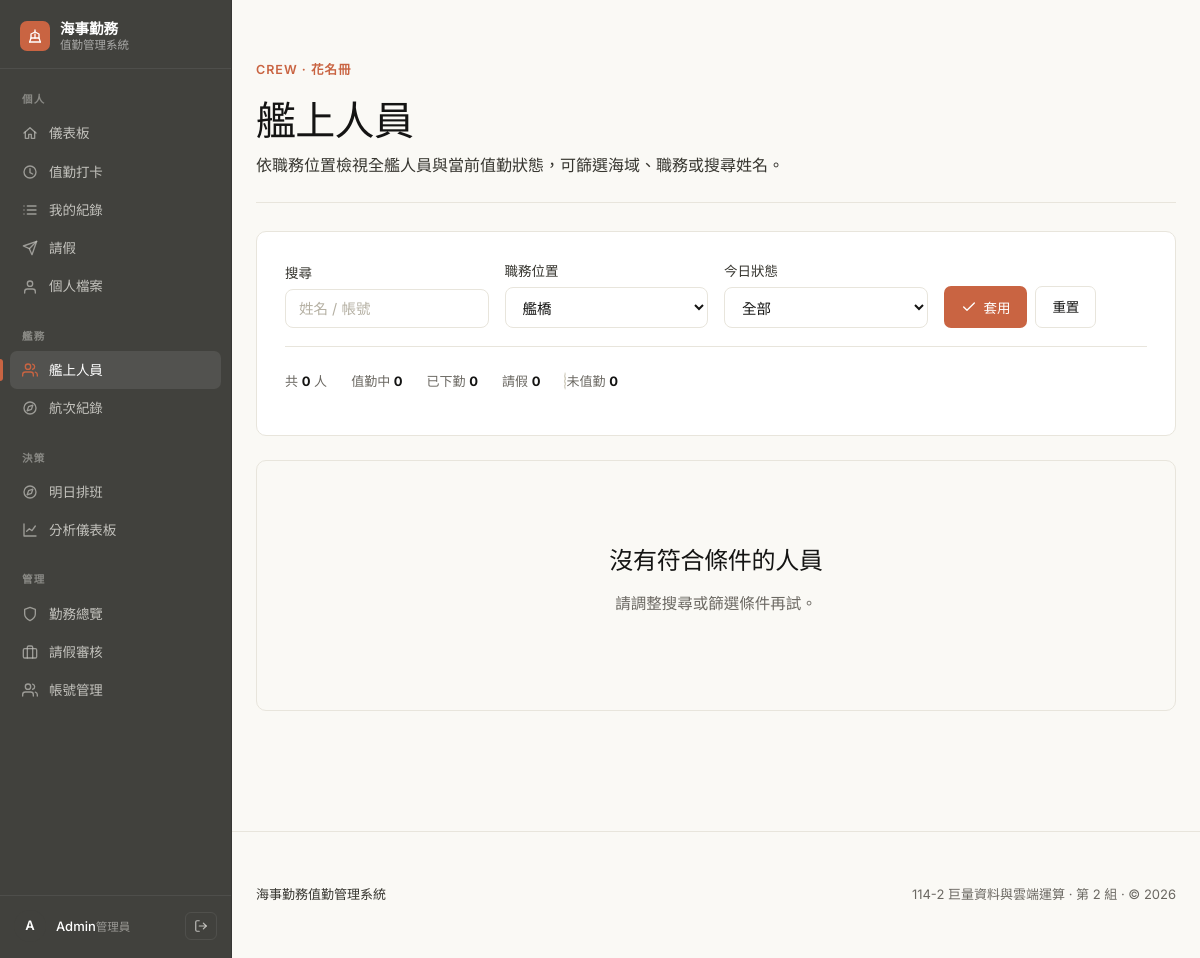
/crew.php?pos=艦橋 (signed in), run on an earlier commit of the app's database.
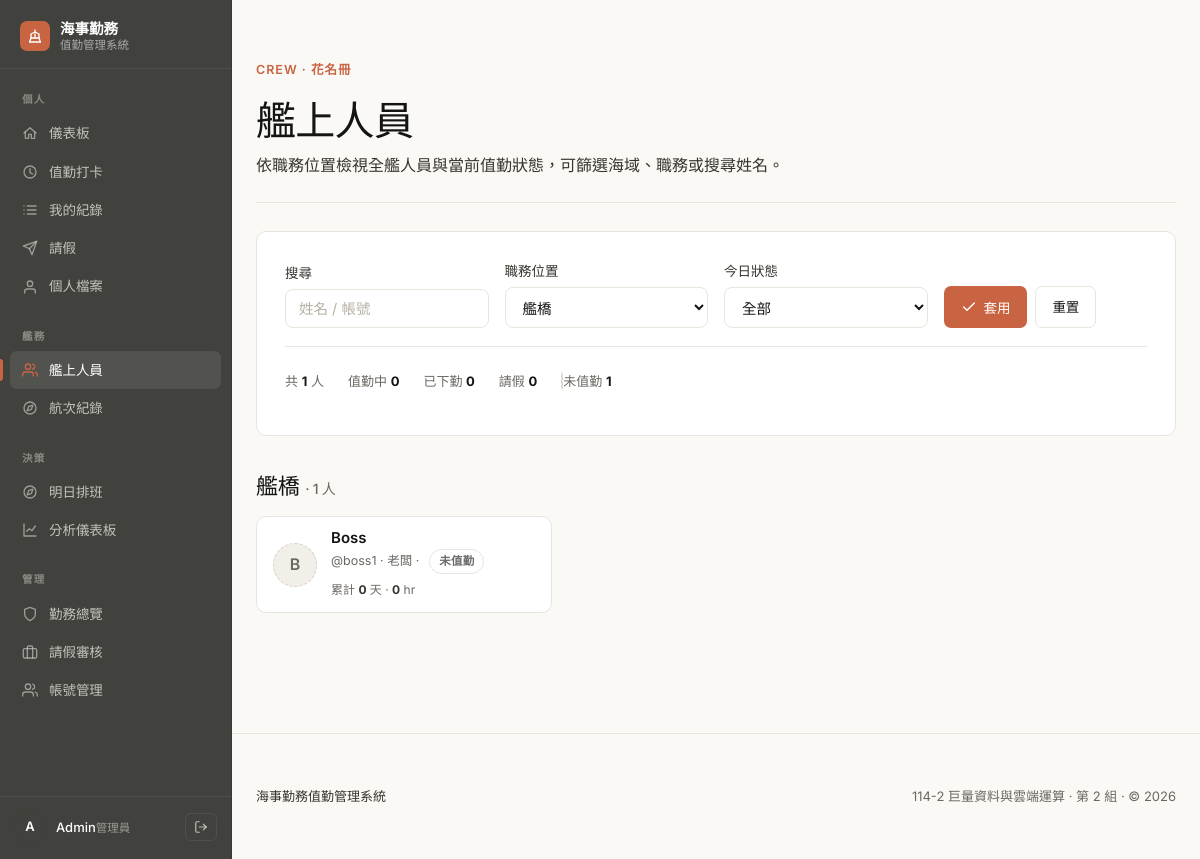
And on a later commit of the database.
### tables this page shows
CREATE TABLE IF NOT EXISTS users (
  user_id INT AUTO_INCREMENT PRIMARY KEY,
  username VARCHAR(50) NOT NULL UNIQUE,
  password_hash VARCHAR(255) NOT NULL,
  full_name VARCHAR(100) NOT NULL,
  role ENUM('boss','admin','employee') NOT NULL DEFAULT 'employee',
  duty_position VARCHAR(20) NOT NULL DEFAULT '前甲板',
  is_active TINYINT(1) NOT NULL DEFAULT 1,
  created_at DATETIME NOT NULL DEFAULT CURRENT_TIMESTAMP
);

### crew.php (the view, shortened to what this page needs)
<?php
require 'db.php';
require 'ui.php';
$today = date('Y-m-d');
$q = trim($_GET['q'] ?? '');
$pos_filter = trim($_GET['pos'] ?? '');
$sql = "
  SELECT u.user_id, u.username, u.full_name, u.role, u.duty_position, u.is_active,
         a.check_in, a.check_out,
         (SELECT leave_type FROM leaves lv
          WHERE lv.user_id=u.user_id AND lv.status='approved'
            AND lv.date_from<=? AND lv.date_to>=? LIMIT 1) AS lv_type,
         (SELECT COUNT(*) FROM attendance att
          WHERE att.user_id=u.user_id AND att.check_in IS NOT NULL AND att.check_out IS NOT NULL) AS lifetime_days,
         (SELECT ROUND(SUM(TIMESTAMPDIFF(MINUTE, att.check_in, att.check_out))/60, 1) FROM attendance att
          WHERE att.user_id=u.user_id AND att.check_in IS NOT NULL AND att.check_out IS NOT NULL) AS lifetime_hr
  FROM users u
  LEFT JOIN attendance a ON a.user_id=u.user_id AND a.work_date=?
  WHERE u.is_active=1
";
$par = [$today, $today, $today];
if ($pos_filter !== '') { $sql .= " AND u.duty_position=?"; $par[] = $pos_filter; }
$sql .= " ORDER BY u.user_id";
$stmt = $pdo->prepare($sql);
$stmt->execute($par);
$crew = $stmt->fetchAll();
function crew_status($cr){
  return ['off','未值勤','off'];
}
$by_pos = [];
foreach ($crew as $c) {
  $p = $c['duty_position'] ?: '未指定';
  $by_pos[$p][] = $c;
}
$positions = ['艦橋','瞭望台','前甲板','後甲板','通訊室','機艙'];
$cnt = ['on'=>0,'done'=>0,'leave'=>0,'off'=>0];
foreach ($crew as $c) { $cnt[crew_status($c)[0]]++; }
?>
<!doctype html>
<html lang="zh-TW">
<head>
  <?php style_link(); ?>
</head>
<body>
  <?php nav_top(); ?>
  <div class="wrap">
    <?php
    page_header(
      '艦上人員',
      '依職務位置檢視全艦人員與當前值勤狀態，可篩選海域、職務或搜尋姓名。',
      'CREW · 花名冊'
    );
    ?>
    <div class="card">
      <form method="get" class="filter-bar">
        <div>
          <label>搜尋</label>
          <input name="q" value="<?= h($q) ?>" placeholder="姓名 / 帳號">
        </div>
        <div>
          <label>職務位置</label>
          <select name="pos">
            <?php foreach ($positions as $p): ?>
              <option value="<?= h($p) ?>" <?= $pos_filter===$p?'selected':'' ?>><?= h($p) ?></option>
            <?php endforeach; ?>
          </select>
        </div>
        <div>
          <label>今日狀態</label>
          <select name="status">
            <option value="">全部</option>
          </select>
        </div>
        <div class="filter-actions">
          <button class="btn primary" type="submit"><?= icon_svg('check') ?>套用</button>
          <a class="btn ghost" href="crew.php">重置</a>
        </div>
      </form>
      <div style="display:flex;gap:24px;flex-wrap:wrap;font-size:13px;padding:6px 0 14px;color:var(--muted);">
        <span>共 <strong style="color:var(--text);"><?= h(count($crew)) ?></strong> 人</span>
        <span><span class="ship-legend-dot on"></span> 值勤中 <strong style="color:var(--text);"><?= h($cnt['on']) ?></strong></span>
        <span><span class="ship-legend-dot done"></span> 已下勤 <strong style="color:var(--text);"><?= h($cnt['done']) ?></strong></span>
        <span><span class="ship-legend-dot leave"></span> 請假 <strong style="color:var(--text);"><?= h($cnt['leave']) ?></strong></span>
        <span><span class="ship-legend-dot off"></span> 未值勤 <strong style="color:var(--text);"><?= h($cnt['off']) ?></strong></span>
      </div>
    </div>
    <?php if (!$crew): ?>
      <div class="empty-state" style="margin-top:24px;">
        <h3>沒有符合條件的人員</h3>
        <p>請調整搜尋或篩選條件再試。</p>
      </div>
    <?php else: foreach ($by_pos as $pos => $list): ?>
      <h3 style="font-family:var(--font-serif);font-size:22px;font-weight:400;color:var(--text);margin:32px 0 12px;letter-spacing:-0.3px;">
        <?= h($pos) ?> <span style="color:var(--muted);font-size:14px;font-family:var(--font-sans);font-weight:500;">· <?= h(count($list)) ?> 人</span>
      </h3>
      <div class="roster-grid">
        <?php foreach ($list as $c):
          [$st, $st_zh, $st_type] = crew_status($c);
          $av_variant = match($st) { 'on'=>'primary', 'done'=>'ok', 'leave'=>'warn', default=>'off' };
        ?>
          <div class="roster-card">
            <?= avatar_initial($c['full_name'], 44, $av_variant) ?>
            <div class="rc-body">
              <div class="rc-name"><?= h($c['full_name']) ?></div>
              <div class="rc-meta">@<?= h($c['username']) ?> · <?= h(role_name($c['role'])) ?> · <?= badge($st_zh, $st_type) ?></div>
              <div class="rc-stats">
                累計 <strong style="color:var(--text-soft);"><?= h($c['lifetime_days'] ?? 0) ?></strong> 天 · <strong style="color:var(--text-soft);"><?= h($c['lifetime_hr'] ?? 0) ?></strong> hr
              </div>
            </div>
          </div>
        <?php endforeach; ?>
      </div>
    <?php endforeach; endif; ?>
  </div>
  <?php page_footer(); ?>
</body>
</html>

### ui.php (shortened to what this page needs)
<?php
function h($s){ return htmlspecialchars((string)$s, ENT_QUOTES, 'UTF-8'); }
function role_name($r){
  if ($r==='boss') return '老闆';
  if ($r==='admin') return '管理員';
  return '員工';
}
function is_admin(){
  $r = ($_SESSION['role'] ?? '');
  return in_array($r, ['admin','boss'], true);
}
function badge($txt, $type){
  $type = in_array($type, ['ok','warn','off','bad','info'], true) ? $type : 'off';
  return '<span class="badge '.$type.'">'.h($txt).'</span>';
}
function avatar_initial($name, $size = 32, $variant = 'muted'){
  $init = $name ? mb_substr($name, 0, 1) : '·';
  $sz = in_array($size, [32,44,56], true) ? $size : 32;
  return '<span class="avatar sz-'.$sz.' '.h($variant).'">'.h($init).'</span>';
}
function icon_svg($name){
  $c = 'currentColor';
  $s = '<svg class="ico" width="16" height="16" viewBox="0 0 24 24" fill="none" stroke="'.$c.'" stroke-width="2" stroke-linecap="round" stroke-linejoin="round">';
  switch ($name) {
    case 'shield':    return $s.'<path d="M12 22s8-4 8-10V5l-8-3-8 3v7c0 6 8 10 8 10z"/></svg>';
    case 'lock':      return $s.'<rect x="3" y="11" width="18" height="11" rx="2" ry="2"/><path d="M7 11V7a5 5 0 0 1 10 0v4"/></svg>';
    case 'ship':      return $s.'<path d="M20 21H4"/><path d="M4 21l2-6h12l2 6"/><path d="M6 15V9l6-3 6 3v6"/><path d="M12 6V3"/><path d="M12 9v6"/></svg>';
    case 'login':     return $s.'<path d="M15 3h4a2 2 0 0 1 2 2v14a2 2 0 0 1-2 2h-4"/><path d="M10 17l5-5-5-5"/><path d="M15 12H3"/></svg>';
    case 'logout':    return $s.'<path d="M9 21H5a2 2 0 0 1-2-2V5a2 2 0 0 1 2-2h4"/><path d="M16 17l5-5-5-5"/><path d="M21 12H9"/></svg>';
    case 'clock':     return $s.'<circle cx="12" cy="12" r="9"/><path d="M12 7v6l4 2"/></svg>';
    case 'list':      return $s.'<path d="M8 6h13"/><path d="M8 12h13"/><path d="M8 18h13"/><path d="M3 6h.01"/><path d="M3 12h.01"/><path d="M3 18h.01"/></svg>';
    case 'users':     return $s.'<path d="M17 21v-2a4 4 0 0 0-4-4H5a4 4 0 0 0-4 4v2"/><circle cx="9" cy="7" r="4"/><path d="M23 21v-2a4 4 0 0 0-3-3.87"/><path d="M16 3.13a4 4 0 0 1 0 7.75"/></svg>';
    case 'plus':      return $s.'<path d="M12 5v14"/><path d="M5 12h14"/></svg>';
    case 'edit':      return $s.'<path d="M12 20h9"/><path d="M16.5 3.5a2.1 2.1 0 0 1 3 3L7 19l-4 1 1-4 12.5-12.5z"/></svg>';
    case 'trash':     return $s.'<path d="M3 6h18"/><path d="M8 6V4h8v2"/><path d="M19 6l-1 14H6L5 6"/><path d="M10 11v6"/><path d="M14 11v6"/></svg>';
    case 'download':  return $s.'<path d="M21 15v4a2 2 0 0 1-2 2H5a2 2 0 0 1-2-2v-4"/><path d="M7 10l5 5 5-5"/><path d="M12 15V3"/></svg>';
    case 'plane':     return $s.'<path d="M22 2L11 13"/><path d="M22 2l-7 20-4-9-9-4 20-7z"/></svg>';
    case 'check':     return $s.'<path d="M20 6L9 17l-5-5"/></svg>';
    case 'x':         return $s.'<path d="M18 6L6 18"/><path d="M6 6l12 12"/></svg>';
    case 'home':      return $s.'<path d="M3 12L12 4l9 8"/><path d="M5 10v10h5v-6h4v6h5V10"/></svg>';
    case 'compass':   return $s.'<circle cx="12" cy="12" r="9"/><polygon points="16.24 7.76 14.12 14.12 7.76 16.24 9.88 9.88 16.24 7.76"/></svg>';
    case 'anchor':    return $s.'<circle cx="12" cy="5" r="3"/><path d="M12 8v13"/><path d="M5 12H2a10 10 0 0 0 20 0h-3"/></svg>';
    case 'chart':     return $s.'<path d="M3 3v18h18"/><path d="M7 14l4-4 4 3 5-7"/></svg>';
    case 'user':      return $s.'<path d="M20 21v-2a4 4 0 0 0-4-4H8a4 4 0 0 0-4 4v2"/><circle cx="12" cy="7" r="4"/></svg>';
    case 'menu':      return $s.'<path d="M3 6h18"/><path d="M3 12h18"/><path d="M3 18h18"/></svg>';
    case 'briefcase': return $s.'<rect x="2" y="7" width="20" height="14" rx="2"/><path d="M16 21V5a2 2 0 0 0-2-2h-4a2 2 0 0 0-2 2v16"/></svg>';
  }
  return '';
}
function style_link(){
  $p = __DIR__ . '/style.css';
  $v = @filemtime($p) ?: time();
  echo '<link rel="stylesheet" href="style.css?v='.$v.'">';
}
function page_footer(){
  $y = date('Y');
  echo '<footer class="site-footer"><div class="wrap"><div class="footer-row">';
  echo '<div class="footer-brand">';
  echo '<span>海事勤務值勤管理系統</span>';
  echo '</div>';
  echo '<div class="footer-meta">114-2 巨量資料與雲端運算 · 第 2 組 · &copy; '.$y.'</div>';
  echo '</div></div></footer>';
}
function page_header($title, $subtitle = '', $eyebrow = '', $actions_html = ''){
  echo '<header class="page-header">';
  echo '<div class="ph-text">';
  if ($eyebrow !== '') echo '<div class="eyebrow">'.h($eyebrow).'</div>';
  echo '<h1 class="page-title">'.h($title).'</h1>';
  if ($subtitle !== '') echo '<p class="page-subtitle">'.h($subtitle).'</p>';
  echo '</div>';
  echo '</header>';
}
function sb_item($href, $icon, $label, $active = false){
  $cls = 'sb-item' . ($active ? ' active' : '');
  return '<a class="'.$cls.'" href="'.h($href).'">'.icon_svg($icon).'<span>'.h($label).'</span></a>';
}
function nav_top($title = ''){
  $name = $_SESSION['full_name'] ?? '';
  $role = $_SESSION['role'] ?? '';
  $cur  = basename($_SERVER['SCRIPT_NAME'] ?? '');
  echo '<button class="sb-burger" onclick="document.body.classList.toggle(\'sb-open\')" aria-label="切換選單">'.icon_svg('menu').'</button>';
  echo '<span class="sb-mbrand"><span class="sb-mlogo">'.icon_svg('ship').'</span>海事勤務</span>';
  echo '<aside class="sidebar">';
  echo '<a class="sb-brand" href="dashboard.php">';
  echo '<span class="sb-logo">'.icon_svg('ship').'</span>';
  echo '<span class="sb-bcol"><span class="sb-bname">海事勤務</span><span class="sb-btag">值勤管理系統</span></span>';
  echo '</a>';
  echo '<nav class="sb-nav">';
  echo '<div class="sb-group">';
  echo '<div class="sb-group-label">個人</div>';
  echo sb_item('dashboard.php', 'home',     '儀表板',  $cur==='dashboard.php');
  echo sb_item('punch.php',     'clock',    '值勤打卡', $cur==='punch.php');
  echo sb_item('records.php',   'list',     '我的紀錄', $cur==='records.php');
  echo sb_item('leave.php',     'plane',    '請假',    $cur==='leave.php');
  echo sb_item('profile.php',   'user',     '個人檔案', $cur==='profile.php');
  echo '</div>';
  echo '<div class="sb-group">';
  echo '<div class="sb-group-label">艦務</div>';
  echo sb_item('crew.php',     'users',   '艦上人員', $cur==='crew.php');
  echo sb_item('voyages.php',  'compass', '航次紀錄', $cur==='voyages.php');
  echo '</div>';
  if (is_admin()) {
    echo '<div class="sb-group">';
    echo '<div class="sb-group-label">決策</div>';
    echo sb_item('scheduler.php',       'compass',   '明日排班', $cur==='scheduler.php');
    echo sb_item('admin_dashboard.php', 'chart',     '分析儀表板', $cur==='admin_dashboard.php');
    echo '</div>';
    echo '<div class="sb-group">';
    echo '<div class="sb-group-label">管理</div>';
    echo sb_item('admin_status.php',    'shield',    '勤務總覽', in_array($cur, ['admin_status.php','admin_edit.php'], true));
    echo sb_item('admin_leave.php',     'briefcase', '請假審核', $cur==='admin_leave.php');
    echo sb_item('admin_users.php',     'users',     '帳號管理', in_array($cur, ['admin_users.php','admin_create_user.php','admin_user_edit.php'], true));
    echo '</div>';
  }
  echo '</nav>';
  echo '<div class="sb-foot">';
  echo avatar_initial($name, 32, 'primary');
  echo '<span class="sb-user"><span class="sb-uname">'.h($name).'</span><span class="sb-urole">'.h(role_name($role)).'</span></span>';
  echo '<form method="post" action="logout.php" style="display:inline;margin:0;padding:0;">';
  echo '<button class="sb-logout" type="submit" title="登出" aria-label="登出">'.icon_svg('logout').'</button>';
  echo '</form>';
  echo '</div>';
  echo '</aside>';
}

What changed in the data, as far as the page shows it:
now on this page (row edited): users: full_name "B", full_name "Boss", username "boss1", role "老闆", lifetime_days "0", lifetime_hr "0"
Also different on the page:
count($crew): "0" → "1"
$cnt['off']: "0" → "1"
new list line: "艦橋 · 1 人"
text no longer shown: "沒有符合條件的人員 請調整搜尋或篩選條件再試。"
